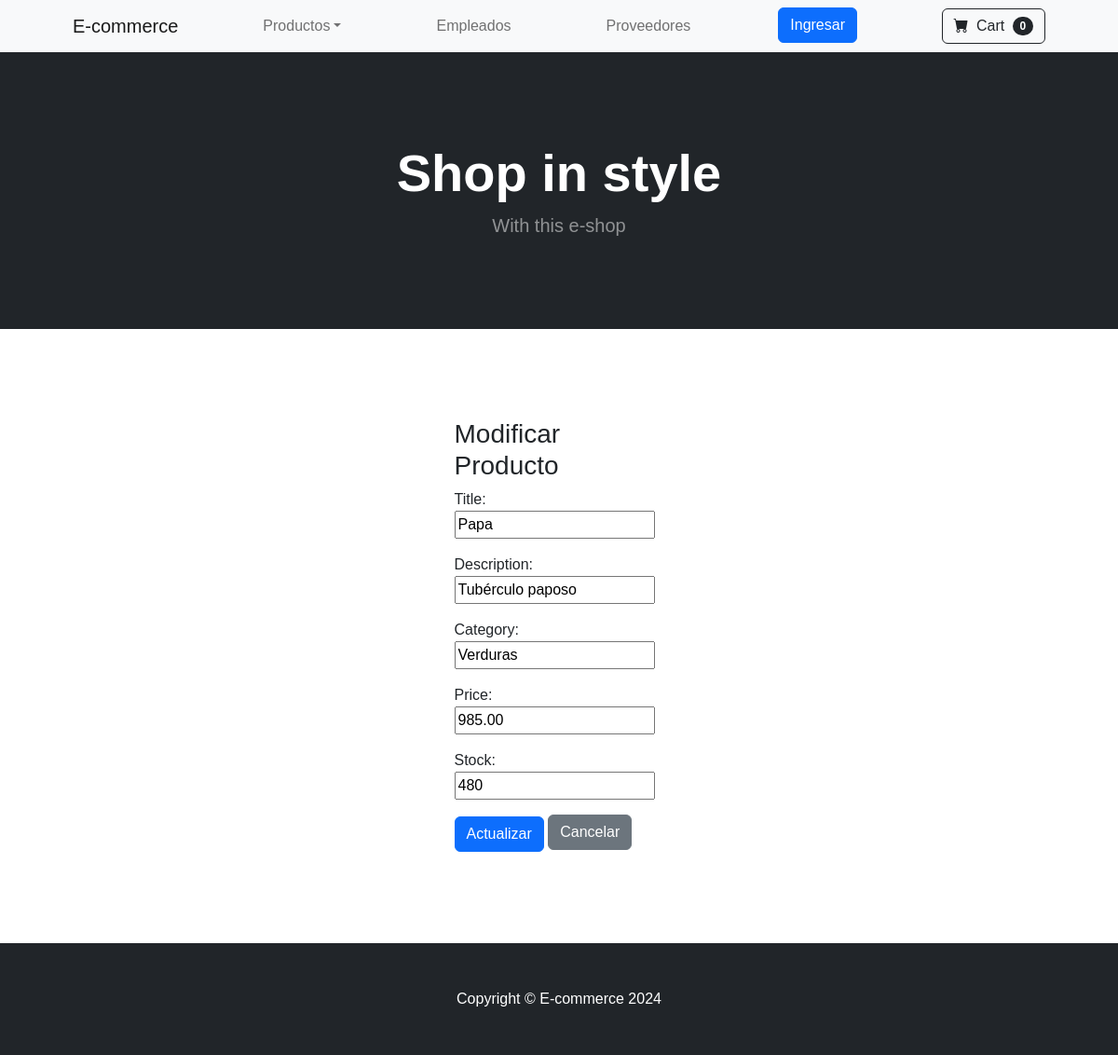
/ecommerce/update_product/10, run on the app's committed database.
### ecommerce/models.py (models this page shows, shortened)
class Product(models.Model):
    title = models.CharField(max_length=40)
    description = models.CharField(max_length=255)
    category = models.CharField(max_length=50)
    price = models.DecimalField(max_digits=9, decimal_places=2)
    stock = models.IntegerField()

### ecommerce/views.py (the view, shortened to what this page needs)
# urls.py: path('update_product/<int:id>', update_product, name='updateProduct'),
def update_product(req, id):
    product = Product.objects.get(id=id)
    prod_form = ProductForm(initial= {
        'title': product.title,
        'description': product.description,
        'category': product.category,
        'price': product.price,
        'stock': product.stock
    })
    return render(req, 'update_product.html', {'prod_form': prod_form, 'product': product})

### ecommerce/forms.py
class ProductForm(forms.Form):
    title = forms.CharField()
    description = forms.CharField()
    category = forms.CharField()
    price = forms.DecimalField()
    stock = forms.IntegerField()

### ecommerce/templates/update_product.html (shortened to what this page needs)
<!DOCTYPE html>
<html lang="en">
    <head>
        {% load static %}
        <link href="https://cdn.jsdelivr.net/npm/bootstrap-icons@1.5.0/font/bootstrap-icons.css" rel="stylesheet" />
        <link href="{% static '/css/styles.css' %}" rel="stylesheet" />
    </head>
    <body>
        {% include 'navbar.html' %}
        {% include 'header.html' %}
        {% block dinamicContent %}
            {% if message %}
                <h4>{{ message }}</h4>
                {% else %}
                    <section class="py-5 container px-4 px-lg-5 mt-5">
                        <div class="row gx-4 gx-lg-5 row-cols-2 row-cols-md-3 row-cols-xl-4 justify-content-center">
                            <div class="col mb-5">
                                <h3>Modificar Producto</h3>
                                <form action="{% url 'updateProduct' product.id %}" method="post">{% csrf_token %}
                                    <div class="form-group">
                                        {{prod_form.as_p}}
                                        <input class="btn btn-primary" type="submit" value="Actualizar" />
                                        <a class="btn btn-secondary mt-auto mb-1" href="{% url 'detailedProduct' product.id %}">Cancelar</a>
                                    </div>
                                </form>
                            </div>
                        </div>
                    </section>
            {% endif %}
        {% endblock dinamicContent %}
        {% include 'footer.html' %}
    </body>
</html>

### data on the page
Product: title "Papa", description "Tubérculo paposo", category "Verduras", price "985.00", stock "480"
